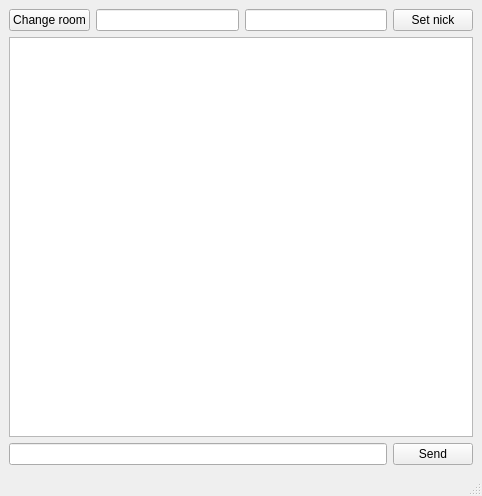
<?xml version="1.0" encoding="UTF-8"?>
<ui version="4.0">
 <class>Messenger</class>
 <widget class="QMainWindow" name="Messenger">
  <property name="geometry">
   <rect>
    <x>0</x>
    <y>0</y>
    <width>482</width>
    <height>496</height>
   </rect>
  </property>
  <property name="windowTitle">
   <string>Messenger</string>
  </property>
  <widget class="QWidget" name="centralwidget">
   <layout class="QVBoxLayout" name="verticalLayout_2">
    <item>
     <layout class="QHBoxLayout" name="horizontalLayout_2">
      <item>
       <widget class="QPushButton" name="pushButton_3">
        <property name="text">
         <string>Change room</string>
        </property>
       </widget>
      </item>
      <item>
       <widget class="QLineEdit" name="lineEdit_3"/>
      </item>
      <item>
       <widget class="QLineEdit" name="lineEdit_2"/>
      </item>
      <item>
       <widget class="QPushButton" name="pushButton_2">
        <property name="text">
         <string>Set nick</string>
        </property>
       </widget>
      </item>
     </layout>
    </item>
    <item>
     <layout class="QVBoxLayout" name="verticalLayout">
      <item>
       <widget class="QTextBrowser" name="textBrowser"/>
      </item>
      <item>
       <layout class="QHBoxLayout" name="horizontalLayout">
        <item>
         <widget class="QLineEdit" name="lineEdit"/>
        </item>
        <item>
         <widget class="QPushButton" name="pushButton">
          <property name="text">
           <string>Send</string>
          </property>
         </widget>
        </item>
       </layout>
      </item>
     </layout>
    </item>
   </layout>
  </widget>
  <widget class="QStatusBar" name="statusbar"/>
  <action name="actionCreate_room">
   <property name="text">
    <string>Create room</string>
   </property>
  </action>
  <action name="actionConnect_to_room">
   <property name="text">
    <string>Connect to room</string>
   </property>
  </action>
 </widget>
 <resources/>
 <connections/>
</ui>
